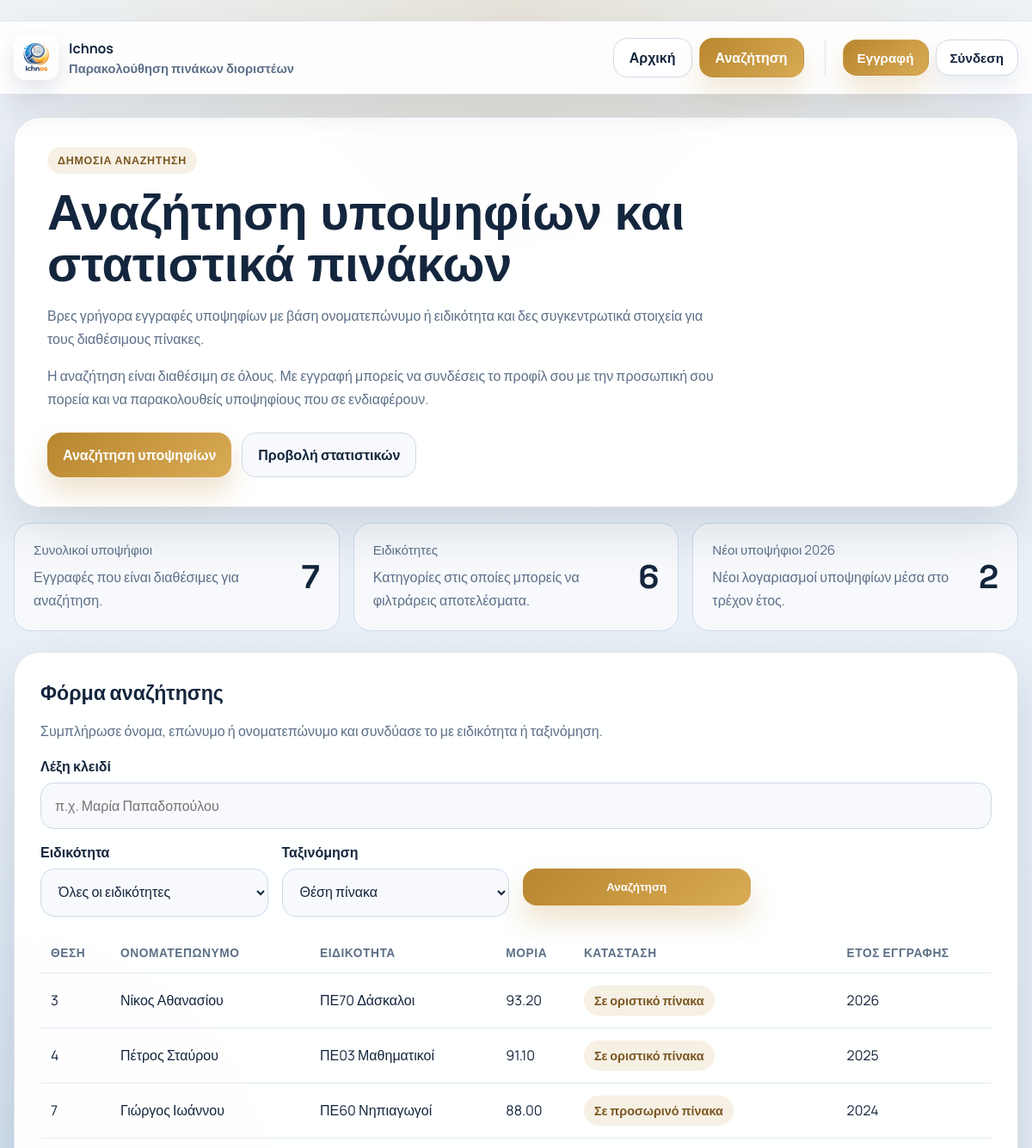
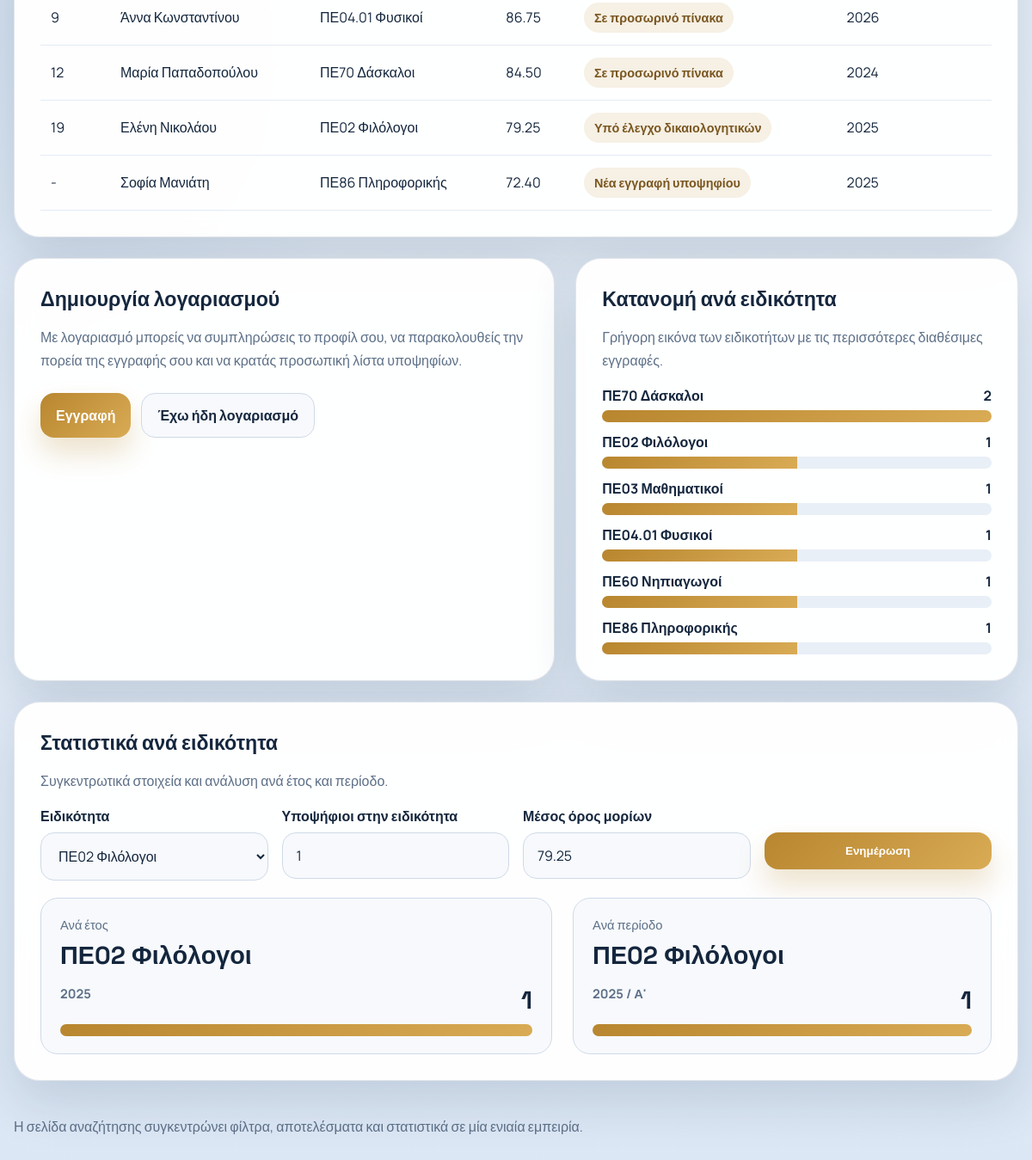
/modules/search/searchdashboard.php, run on the app's committed database (2 pictures, top to bottom).
### tables this page shows
CREATE TABLE IF NOT EXISTS candidate_profiles (
    id INT UNSIGNED AUTO_INCREMENT PRIMARY KEY,
    user_id INT UNSIGNED NOT NULL,
    father_name VARCHAR(100) DEFAULT NULL,
    mother_name VARCHAR(100) DEFAULT NULL,
    birth_date DATE DEFAULT NULL,
    specialty_id INT UNSIGNED DEFAULT NULL,
    application_status VARCHAR(255) DEFAULT NULL,
    ranking_position INT DEFAULT NULL,
    points DECIMAL(10,2) DEFAULT NULL,
    created_at TIMESTAMP NOT NULL DEFAULT CURRENT_TIMESTAMP,
    UNIQUE KEY uniq_candidate_profiles_user (user_id),
    CONSTRAINT fk_candidate_profiles_user
        FOREIGN KEY (user_id) REFERENCES users(id) ON DELETE CASCADE,
    CONSTRAINT fk_candidate_profiles_specialty
        FOREIGN KEY (specialty_id) REFERENCES specialties(id) ON DELETE SET NULL
);

CREATE TABLE IF NOT EXISTS user_profiles (
    id INT UNSIGNED AUTO_INCREMENT PRIMARY KEY,
    user_id INT UNSIGNED NOT NULL UNIQUE,
    first_name VARCHAR(100) NOT NULL,
    last_name VARCHAR(100) NOT NULL,
    identity_number VARCHAR(30) DEFAULT NULL UNIQUE,
    phone VARCHAR(30) DEFAULT NULL,
    created_at TIMESTAMP NOT NULL DEFAULT CURRENT_TIMESTAMP,
    CONSTRAINT fk_user_profiles_user
        FOREIGN KEY (user_id) REFERENCES users(id) ON DELETE CASCADE
);

CREATE TABLE IF NOT EXISTS specialties (
    id INT UNSIGNED AUTO_INCREMENT PRIMARY KEY,
    title VARCHAR(150) NOT NULL,
    description TEXT DEFAULT NULL,
    created_at TIMESTAMP NOT NULL DEFAULT CURRENT_TIMESTAMP
);

### modules/search/searchdashboard.php (the view, shortened to what the rows shown need)
<?php
require_once __DIR__ . '/../../includes/db.php';
require_once __DIR__ . '/../../includes/functions.php';
function search_text(?string $value, string $fallback = '-'): string
{
    $text = trim((string) $value);
    return $text !== '' ? $text : $fallback;
}
$specialties = [];
$specialtiesStmt = $conn->prepare('SELECT id, title FROM specialties ORDER BY title ASC');
if ($specialtiesStmt) {
    $specialtiesStmt->execute();
    $specialtiesResult = $specialtiesStmt->get_result();
    if ($specialtiesResult) {
        while ($row = $specialtiesResult->fetch_assoc()) {
            $specialties[] = $row;
        }
    }
}
$searchName = trim($_GET['name'] ?? '');
$searchSpecialtyId = (int) ($_GET['specialty_id'] ?? 0);
$searchOrder = $_GET['order'] ?? 'rank_asc';
$searchResults = [];
$searchTerm = '%' . $searchName . '%';
$searchStmt = $conn->prepare(
    'SELECT
        up.first_name,
        up.last_name,
        s.title AS specialty_title,
        cp.application_status,
        cp.ranking_position,
        cp.points,
        cp.created_at
     FROM candidate_profiles cp
     INNER JOIN users u ON u.id = cp.user_id
     INNER JOIN user_profiles up ON up.user_id = u.id
     LEFT JOIN specialties s ON s.id = cp.specialty_id
     WHERE (? = "" OR up.first_name LIKE ? OR up.last_name LIKE ? OR CONCAT(up.first_name, " ", up.last_name) LIKE ? OR CONCAT(up.last_name, " ", up.first_name) LIKE ?)
       AND (? = 0 OR cp.specialty_id = ?)
     ORDER BY
        CASE WHEN ? = "rank_asc" THEN cp.ranking_position IS NULL END ASC,
        CASE WHEN ? = "rank_asc" THEN cp.ranking_position END ASC,
        CASE WHEN ? = "points_desc" THEN cp.points IS NULL END ASC,
        CASE WHEN ? = "points_desc" THEN cp.points END DESC,
        CASE WHEN ? = "recent_desc" THEN cp.created_at END DESC,
        up.last_name ASC,
        up.first_name ASC
     LIMIT 30'
);
if ($searchStmt) {
    $searchStmt->bind_param(
        'sssssiisssss',
        $searchName,
        $searchTerm,
        $searchTerm,
        $searchTerm,
        $searchTerm,
        $searchSpecialtyId,
        $searchSpecialtyId,
        $searchOrder,
        $searchOrder,
        $searchOrder,
        $searchOrder,
        $searchOrder
    );
    $searchStmt->execute();
    $result = $searchStmt->get_result();
    if ($result) {
        while ($row = $result->fetch_assoc()) {
            $searchResults[] = $row;
        }
    }
}
$statsSpecialtyId = (int) ($_GET['stats_specialty_id'] ?? ($specialties[0]['id'] ?? 0));
$yearlyRows = [];
$periodRows = [];
$maxYearlyCount = 0;
$maxPeriodCount = 0;
if ($statsSpecialtyId > 0) {
    $stmt = $conn->prepare('SELECT YEAR(created_at) AS report_year, COUNT(*) AS candidate_count FROM candidate_profiles WHERE specialty_id = ? GROUP BY YEAR(created_at) ORDER BY report_year ASC');
    if ($stmt) {
        $stmt->bind_param('i', $statsSpecialtyId);
        $stmt->execute();
        $r = $stmt->get_result();
        if ($r) {
            while ($row = $r->fetch_assoc()) { $yearlyRows[] = $row; $maxYearlyCount = max($maxYearlyCount, (int) $row['candidate_count']); }
        }
    }
    $stmt = $conn->prepare('SELECT YEAR(created_at) AS period_year, CASE WHEN MONTH(created_at) BETWEEN 1 AND 6 THEN "A" ELSE "B" END AS semester_code, COUNT(*) AS candidate_count FROM candidate_profiles WHERE specialty_id = ? GROUP BY YEAR(created_at), CASE WHEN MONTH(created_at) BETWEEN 1 AND 6 THEN "A" ELSE "B" END ORDER BY period_year ASC, semester_code ASC');
    if ($stmt) {
        $stmt->bind_param('i', $statsSpecialtyId);
        $stmt->execute();
        $r = $stmt->get_result();
        if ($r) {
            while ($row = $r->fetch_assoc()) { $periodRows[] = $row; $maxPeriodCount = max($maxPeriodCount, (int) $row['candidate_count']); }
        }
    }
}
$statsSpecialtyTitle = '-';
foreach ($specialties as $specialty) {
    if ((int) $specialty['id'] === $statsSpecialtyId) {
        $statsSpecialtyTitle = search_text($specialty['title']);
        break;
    }
}
?>
<!DOCTYPE html>
<html lang="el">
<head>
</head>
<body>
<div class="shell">
<main class="page">
<section class="hero">
    <article class="card">
        <h1>Αναζήτηση υποψηφίων και στατιστικά πινάκων</h1>
    </article>
</section>
<section class="card" id="search-form"><h2>&#934;&#972;&#961;&#956;&#945; &#945;&#957;&#945;&#950;&#942;&#964;&#951;&#963;&#951;&#962;</h2><div class="table-wrap"><table><thead><tr><th>&#920;&#941;&#963;&#951;</th><th>&#927;&#957;&#959;&#956;&#945;&#964;&#949;&#960;&#974;&#957;&#965;&#956;&#959;</th><th>&#917;&#953;&#948;&#953;&#954;&#972;&#964;&#951;&#964;&#945;</th><th>&#924;&#972;&#961;&#953;&#945;</th><th>&#922;&#945;&#964;&#940;&#963;&#964;&#945;&#963;&#951;</th><th>&#904;&#964;&#959;&#962; &#949;&#947;&#947;&#961;&#945;&#966;&#942;&#962;</th></tr></thead><tbody><?php if ($searchResults === []): ?><tr><td colspan="6" class="empty">&#916;&#949;&#957; &#946;&#961;&#941;&#952;&#951;&#954;&#945;&#957; &#945;&#960;&#959;&#964;&#949;&#955;&#941;&#963;&#956;&#945;&#964;&#945; &#947;&#953;&#945; &#964;&#945; &#966;&#943;&#955;&#964;&#961;&#945; &#960;&#959;&#965; &#949;&#960;&#941;&#955;&#949;&#958;&#949;&#962;.</td></tr><?php else: ?><?php foreach ($searchResults as $row): ?><tr><td><?php echo $row['ranking_position'] !== null ? (int) $row['ranking_position'] : '-'; ?></td><td><?php echo h($row['first_name'] . ' ' . $row['last_name']); ?></td><td><?php echo h(search_text($row['specialty_title'] ?? null)); ?></td><td><?php echo $row['points'] !== null ? number_format((float) $row['points'], 2) : '-'; ?></td><td><span class="pill"><?php echo h(search_text($row['application_status'] ?? null)); ?></span></td><td><?php echo !empty($row['created_at']) ? h(date('Y', strtotime($row['created_at']))) : '-'; ?></td></tr><?php endforeach; ?><?php endif; ?></tbody></table></div></section>
<section class="split">
    <article class="card">
        <h2>Δημιουργία λογαριασμού</h2>
    </article>
    <article class="card">
        <h2>Κατανομή ανά ειδικότητα</h2>
    </article>
</section>
<section class="card" id="stats"><h2>Στατιστικά ανά ειδικότητα</h2><div class="split" style="margin-top:20px;"><article class="tile"><span>Ανά έτος</span><strong><?php echo h($statsSpecialtyTitle); ?></strong><?php if ($yearlyRows === []): ?><p class="empty">Δεν υπάρχουν ακόμη εγγραφές.</p><?php else: ?><div class="bar-list"><?php foreach ($yearlyRows as $row): ?><div class="bar-row"></div><?php endforeach; ?></div><?php endif; ?></article><article class="tile"><span>Ανά περίοδο</span><strong><?php echo h($statsSpecialtyTitle); ?></strong><?php if ($periodRows === []): ?><p class="empty">Δεν υπάρχουν ακόμη εγγραφές.</p><?php else: ?><div class="bar-list"><?php foreach ($periodRows as $row): ?><div class="bar-row"></div><?php endforeach; ?></div><?php endif; ?></article></div></section></main></div></body></html>

### data on the page
candidate_profiles: ranking_position "3", user_profiles.first_name+last_name "Νίκος Αθανασίου", specialty.title "ΠΕ70 Δάσκαλοι", points "93.20", application_status "Σε οριστικό πίνακα", created_at "2026"
candidate_profiles: ranking_position "4", user_profiles.first_name+last_name "Πέτρος Σταύρου", specialty.title "ΠΕ03 Μαθηματικοί", points "91.10", application_status "Σε οριστικό πίνακα", created_at "2025"
candidate_profiles: ranking_position "7", user_profiles.first_name+last_name "Γιώργος Ιωάννου", specialty.title "ΠΕ60 Νηπιαγωγοί", points "88.00", application_status "Σε προσωρινό πίνακα", created_at "2024"
candidate_profiles: ranking_position "9", user_profiles.first_name+last_name "Άννα Κωνσταντίνου", specialty.title "ΠΕ04.01 Φυσικοί", points "86.75", application_status "Σε προσωρινό πίνακα", created_at "2026"
candidate_profiles: ranking_position "12", user_profiles.first_name+last_name "Μαρία Παπαδοπούλου", specialty.title "ΠΕ70 Δάσκαλοι", points "84.50", application_status "Σε προσωρινό πίνακα", created_at "2024"
candidate_profiles: ranking_position "19", user_profiles.first_name+last_name "Ελένη Νικολάου", specialty.title "ΠΕ02 Φιλόλογοι", points "79.25", application_status "Υπό έλεγχο δικαιολογητικών", created_at "2025"
candidate_profiles: user_profiles.first_name+last_name "Σοφία Μανιάτη", specialty.title "ΠΕ86 Πληροφορικής", points "72.40", application_status "Νέα εγγραφή υποψηφίου", created_at "2025"
specialties: title "ΠΕ02 Φιλόλογοι"

### other printed values
APP_NAME "Ichnos"
APP_TAGLINE "Παρακολούθηση πινάκων διοριστέων"
$overview['total_candidates'] "7"
$overview['specialty_count'] "6"
$overview['new_candidates_year'] "2"
search_text($row['title']) "ΠΕ70 Δάσκαλοι"
$count "2"
search_text($row['title']) "ΠΕ02 Φιλόλογοι"
$count "1"
search_text($row['title']) "ΠΕ03 Μαθηματικοί"
search_text($row['title']) "ΠΕ04.01 Φυσικοί"
search_text($row['title']) "ΠΕ60 Νηπιαγωγοί"
search_text($row['title']) "ΠΕ86 Πληροφορικής"
$row['report_year'] "2025"
$row['period_year'] "2025"
